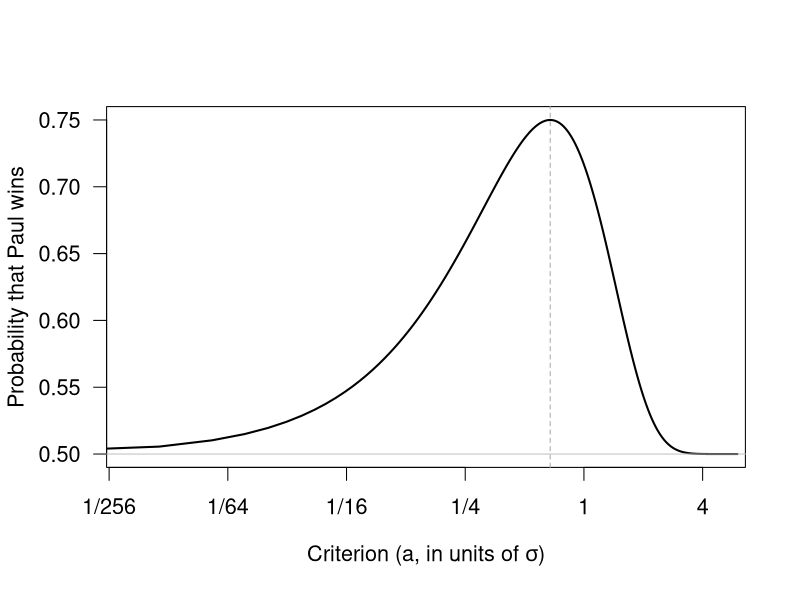

This figure's R source:
par(las=1,cex=1.3)

aa = seq(.001,6,len=1000)

winningProp = .5 + pchisq(aa^2,1)*(1-pchisq(aa^2,1))

plot(aa,winningProp,ty='l',log="x",xlim=c(.005,5),ylab="Probability that Paul wins",
     xlab=expression(paste("Criterion (a, in units of ",sigma,")",sep='')),
     xaxt='n',lwd=2)
axis(1,at=4^(-4:-1),lab=paste("1/",4^(4:1),sep=""))
axis(1,at=4^(0:1),lab=4^(0:1))

abline(h=.5,col="gray")

abline(v=qnorm(.75),lty=2,col="darkgray")
